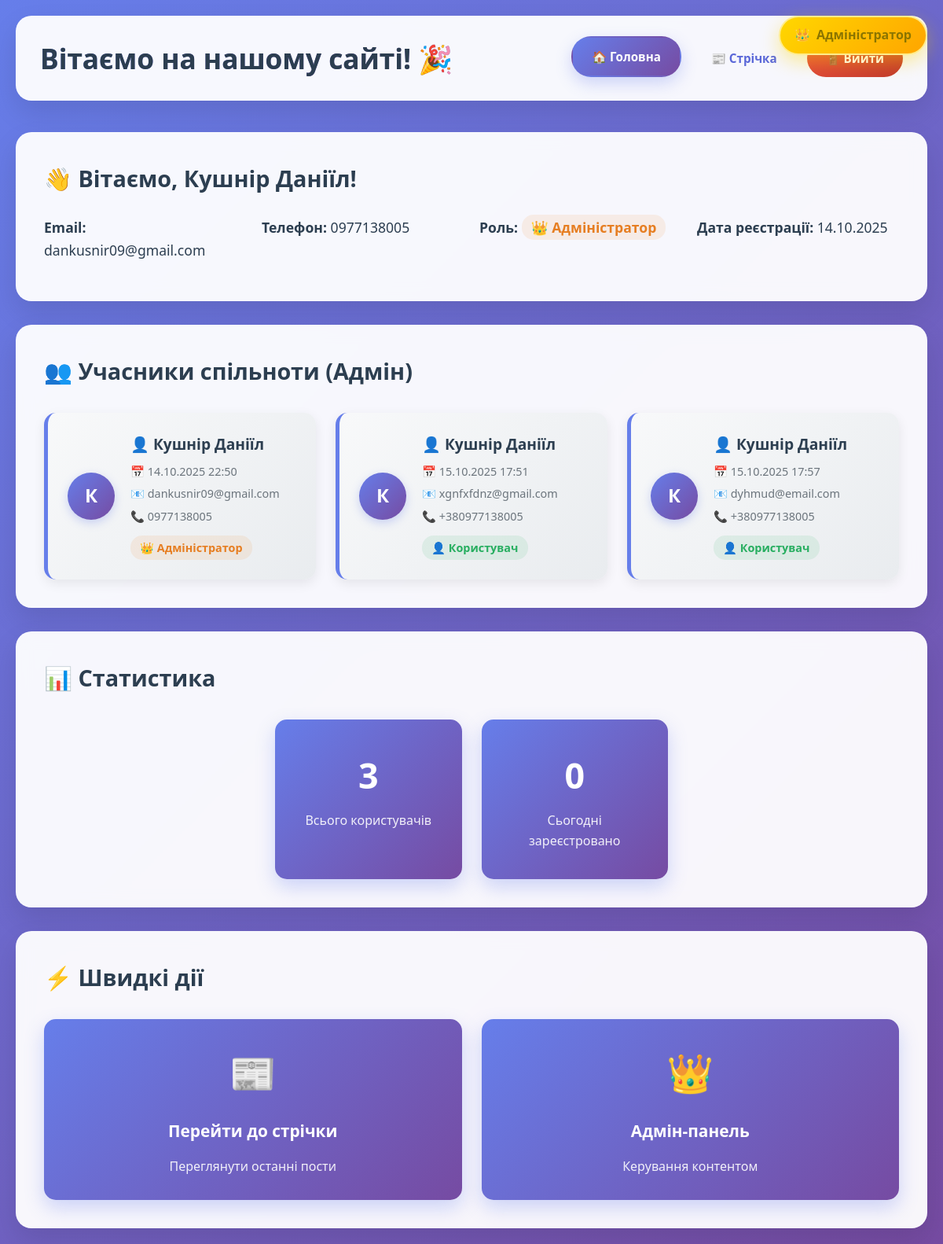
Screenshot of /home (signed in) with the database file from the repository.
### app.py (models this page shows)
class User(db.Model):
    id = db.Column(db.Integer, primary_key=True)
    fullName = db.Column(db.String(100), nullable=False)
    email = db.Column(db.String(100), unique=True, nullable=False)
    phone = db.Column(db.String(20), nullable=False)
    password = db.Column(db.String(128), nullable=False)
    registration_date = db.Column(db.DateTime, default=datetime.utcnow)
    role = db.Column(db.String(20), default='user')
    posts = db.relationship('Post', backref='author', lazy=True)

### app.py (the view)
@app.route('/')
@app.route('/home')
def home():
    if 'user_id' not in session:
        return redirect('/index')
    users = User.query.all()
    today = date.today()
    today_users = User.query.filter(db.func.date(User.registration_date) == today).count()
    current_user = User.query.get(session['user_id'])
    return render_template('home.html',
                         users=users,
                         today_users=today_users,
                         current_user=current_user)

### templates/home.html (shortened to what this page needs)
<!DOCTYPE html>
<html lang="uk">
<head>
    <link rel="stylesheet" href="/static/home.css">
</head>
<body>
    <div class="container">
        {% if current_user.role == 'admin' %}
        <div class="admin-corner-info">
            <span class="admin-crown">👑</span>
            <span class="admin-text">Адміністратор</span>
        </div>
        {% endif %}
        <header class="header">
            <div class="header-content">
                <h1>Вітаємо на нашому сайті! 🎉</h1>
                <nav class="nav">
                    <a href="/home" class="nav-link active">🏠 Головна</a>
                    <a href="/newsfeed" class="nav-link">📰 Стрічка</a>
                    <a href="/logout" class="logout-btn">🚪 Вийти</a>
                </nav>
            </div>
        </header>
        <main class="main-content">
            <section class="welcome-section">
                <div class="welcome-card">
                    <h2>👋 Вітаємо, {{ current_user.fullName }}!</h2>
                    <div class="user-info">
                        <p><strong>Email:</strong> {{ current_user.email }}</p>
                        <p><strong>Телефон:</strong> {{ current_user.phone }}</p>
                        <p><strong>Роль:</strong>
                            {% if current_user.role == 'admin' %}
                                <span class="admin-role">👑 Адміністратор</span>
                            {% else %}
                                <span class="user-role">👤 Користувач</span>
                            {% endif %}
                        </p>
                        <p><strong>Дата реєстрації:</strong> {{ current_user.registration_date.strftime('%d.%m.%Y') }}</p>
                    </div>
                </div>
            </section>
            {% if current_user.role == 'admin' %}
            <section class="users-section">
                <h2>👥 Учасники спільноти (Адмін)</h2>
                <div class="users-container">
                    {% for user in users %}
                        <div class="user-card">
                            <div class="user-avatar">
                                {{ user.fullName[0] }}
                            </div>
                            <div class="user-details">
                                <div class="user-name">👤 {{ user.fullName }}</div>
                                <div class="user-date">📅 {{ user.registration_date.strftime('%d.%m.%Y %H:%M') }}</div>
                                <div class="user-email">📧 {{ user.email }}</div>
                                <div class="user-phone">📞 {{ user.phone }}</div>
                                {% if user.role == 'admin' %}
                                    <div class="user-role admin">👑 Адміністратор</div>
                                {% else %}
                                    <div class="user-role user">👤 Користувач</div>
                                {% endif %}
                            </div>
                        </div>
                    {% else %}
                        <div class="empty-state">
                            <p>Поки що немає зареєстрованих користувачів</p>
                            <p>Будьте першим!</p>
                        </div>
                    {% endfor %}
                </div>
            </section>
            <section class="stats-section">
                <h2>📊 Статистика</h2>
                <div class="stats-cards">
                    <div class="stat-card">
                        <div class="stat-number">{{ users|length }}</div>
                        <div class="stat-label">Всього користувачів</div>
                    </div>
                    <div class="stat-card">
                        <div class="stat-number">{{ today_users }}</div>
                        <div class="stat-label">Сьогодні зареєстровано</div>
                    </div>
                </div>
            </section>
            {% endif %}
            <section class="quick-actions">
                <h2>⚡ Швидкі дії</h2>
                <div class="actions-grid">
                    <a href="/newsfeed" class="action-card">
                        <div class="action-icon">📰</div>
                        <h3>Перейти до стрічки</h3>
                        <p>Переглянути останні пости</p>
                    </a>
                    {% if current_user.role == 'admin' %}
                    <a href="/newsfeed" class="action-card">
                        <div class="action-icon">👑</div>
                        <h3>Адмін-панель</h3>
                        <p>Керування контентом</p>
                    </a>
                    {% endif %}
                </div>
            </section>
        </main>
    </div>
</body>
</html>

### rows the page displays
User: fullName "Кушнір Даніїл", email "dankusnir09@gmail.com", phone "0977138005", registration_date "14.10.2025", fullName "К", registration_date "14.10.2025 22:50", role "👑 Адміністратор"
User: fullName "К", fullName "Кушнір Даніїл", registration_date "15.10.2025 17:51", email "xgnfxfdnz@gmail.com", phone "+380977138005", role "👤 Користувач"
User: fullName "К", fullName "Кушнір Даніїл", registration_date "15.10.2025 17:57", email "dyhmud@email.com", phone "+380977138005", role "👤 Користувач"

### other values shown
{{ users|length }} "3"
{{ today_users }} "0"
